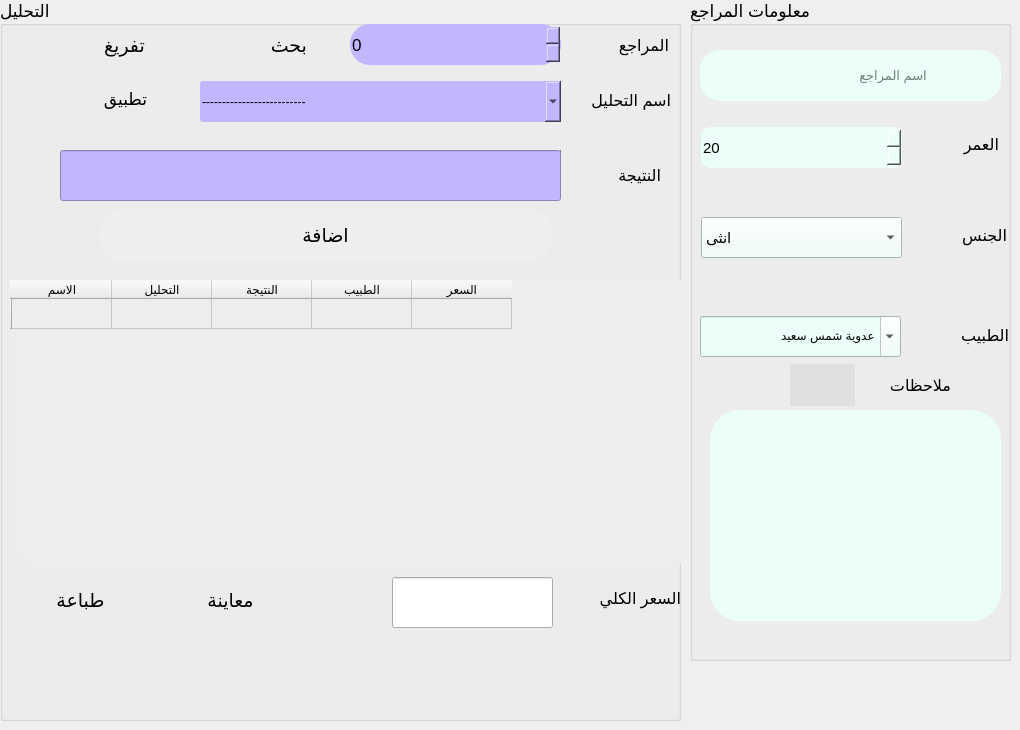
      <widget class="QWidget" name="tab_11">
       <attribute name="title">
        <string>البيع اليومي</string>
       </attribute>
       <widget class="QGroupBox" name="groupBox_6">
        <property name="enabled">
         <bool>true</bool>
        </property>
        <property name="geometry">
         <rect>
          <x>690</x>
          <y>0</y>
          <width>321</width>
          <height>661</height>
         </rect>
        </property>
        <property name="font">
         <font>
          <family>Segoe UI</family>
          <pointsize>13</pointsize>
          <weight>50</weight>
          <italic>false</italic>
          <bold>false</bold>
         </font>
        </property>
        <property name="styleSheet">
         <string notr="true"/>
        </property>
        <property name="title">
         <string>معلومات المراجع</string>
        </property>
        <widget class="QLabel" name="label_35">
         <property name="enabled">
          <bool>true</bool>
         </property>
         <property name="geometry">
          <rect>
           <x>10</x>
           <y>65</y>
           <width>101</width>
           <height>41</height>
          </rect>
         </property>
         <property name="text">
          <string/>
         </property>
        </widget>
        <widget class="QLineEdit" name="lineEdit_20">
         <property name="enabled">
          <bool>true</bool>
         </property>
         <property name="geometry">
          <rect>
           <x>10</x>
           <y>50</y>
           <width>301</width>
           <height>51</height>
          </rect>
         </property>
         <property name="font">
          <font>
           <family>Segoe UI</family>
           <pointsize>10</pointsize>
          </font>
         </property>
         <property name="styleSheet">
          <string notr="true">border-radius: 20px;
background-color: rgb(235, 255, 248);</string>
         </property>
         <property name="readOnly">
          <bool>false</bool>
         </property>
         <property name="placeholderText">
          <string>                    اسم المراجع</string>
         </property>
        </widget>
        <widget class="QComboBox" name="comboBox_14">
         <property name="enabled">
          <bool>true</bool>
         </property>
         <property name="geometry">
          <rect>
           <x>11</x>
           <y>217</y>
           <width>201</width>
           <height>41</height>
          </rect>
         </property>
         <property name="font">
          <font>
           <pointsize>11</pointsize>
          </font>
         </property>
         <property name="styleSheet">
          <string notr="true">background-color: rgb(235, 255, 248);</string>
         </property>
         <item>
          <property name="text">
           <string>انثى</string>
          </property>
         </item>
         <item>
          <property name="text">
           <string>ذكر</string>
          </property>
         </item>
        </widget>
        <widget class="QLabel" name="label_36">
         <property name="enabled">
          <bool>true</bool>
         </property>
         <property name="geometry">
          <rect>
           <x>256</x>
           <y>210</y>
           <width>61</width>
           <height>51</height>
          </rect>
         </property>
         <property name="font">
          <font>
           <family>Segoe UI</family>
           <pointsize>12</pointsize>
           <weight>50</weight>
           <bold>false</bold>
          </font>
         </property>
         <property name="text">
          <string>الجنس</string>
         </property>
        </widget>
        <widget class="QLabel" name="label_37">
         <property name="enabled">
          <bool>true</bool>
         </property>
         <property name="geometry">
          <rect>
           <x>258</x>
           <y>119</y>
           <width>51</width>
           <height>51</height>
          </rect>
         </property>
         <property name="font">
          <font>
           <family>Segoe UI</family>
           <pointsize>12</pointsize>
           <weight>50</weight>
           <bold>false</bold>
          </font>
         </property>
         <property name="text">
          <string>العمر</string>
         </property>
        </widget>
        <widget class="QLabel" name="label_38">
         <property name="enabled">
          <bool>true</bool>
         </property>
         <property name="geometry">
          <rect>
           <x>170</x>
           <y>360</y>
           <width>91</width>
           <height>51</height>
          </rect>
         </property>
         <property name="font">
          <font>
           <family>Segoe UI</family>
           <pointsize>12</pointsize>
           <weight>50</weight>
           <bold>false</bold>
          </font>
         </property>
         <property name="text">
          <string>ملاحظات</string>
         </property>
        </widget>
        <widget class="QSpinBox" name="spinBox_7">
         <property name="enabled">
          <bool>true</bool>
         </property>
         <property name="geometry">
          <rect>
           <x>11</x>
           <y>127</y>
           <width>201</width>
           <height>41</height>
          </rect>
         </property>
         <property name="font">
          <font>
           <pointsize>11</pointsize>
          </font>
         </property>
         <property name="styleSheet">
          <string notr="true">border-radius: 10px;
background-color: rgb(235, 255, 248);</string>
         </property>
         <property name="minimum">
          <number>-1000000</number>
         </property>
         <property name="maximum">
          <number>1000000</number>
         </property>
         <property name="value">
          <number>20</number>
         </property>
        </widget>
        <widget class="QComboBox" name="comboBox_15">
         <property name="enabled">
          <bool>true</bool>
         </property>
         <property name="geometry">
          <rect>
           <x>10</x>
           <y>316</y>
           <width>201</width>
           <height>41</height>
          </rect>
         </property>
         <property name="font">
          <font>
           <pointsize>11</pointsize>
          </font>
         </property>
         <property name="styleSheet">
          <string notr="true">background-color: rgb(235, 255, 248);</string>
         </property>
         <property name="editable">
          <bool>true</bool>
         </property>
         <item>
          <property name="text">
           <string>عدوية شمس سعيد</string>
          </property>
         </item>
         <item>
          <property name="text">
           <string>داود سلمان</string>
          </property>
         </item>
        </widget>
        <widget class="QTextEdit" name="textEdit">
         <property name="geometry">
          <rect>
           <x>20</x>
           <y>410</y>
           <width>291</width>
           <height>211</height>
          </rect>
         </property>
         <property name="font">
          <font>
           <family>Segoe UI</family>
           <pointsize>12</pointsize>
          </font>
         </property>
         <property name="styleSheet">
          <string notr="true">border-radius: 30px;
background-color: rgb(235, 255, 248);</string>
         </property>
        </widget>
        <widget class="QLabel" name="label_30">
         <property name="geometry">
          <rect>
           <x>216</x>
           <y>120</y>
           <width>41</width>
           <height>51</height>
          </rect>
         </property>
         <property name="styleSheet">
          <string notr="true">image: url(:/icons8-age-64 (1).png);</string>
         </property>
         <property name="text">
          <string/>
         </property>
        </widget>
        <widget class="QLabel" name="label_31">
         <property name="geometry">
          <rect>
           <x>217</x>
           <y>214</y>
           <width>41</width>
           <height>51</height>
          </rect>
         </property>
         <property name="styleSheet">
          <string notr="true">image: url(:/lavatory.png);</string>
         </property>
         <property name="text">
          <string/>
         </property>
        </widget>
        <widget class="QLabel" name="label_39">
         <property name="enabled">
          <bool>true</bool>
         </property>
         <property name="geometry">
          <rect>
           <x>258</x>
           <y>310</y>
           <width>61</width>
           <height>51</height>
          </rect>
         </property>
         <property name="font">
          <font>
           <family>Segoe UI</family>
           <pointsize>12</pointsize>
           <weight>50</weight>
           <bold>false</bold>
          </font>
         </property>
         <property name="text">
          <string>الطبيب</string>
         </property>
        </widget>
        <widget class="QLabel" name="label_32">
         <property name="geometry">
          <rect>
           <x>100</x>
           <y>364</y>
           <width>65</width>
           <height>42</height>
          </rect>
         </property>
         <property name="styleSheet">
          <string notr="true">image: url(:/icons8-notes-512 (1).png);
background-color: rgb(224, 224, 224);</string>
         </property>
         <property name="text">
          <string/>
         </property>
        </widget>
       </widget>
       <widget class="QGroupBox" name="groupBox_7">
        <property name="enabled">
         <bool>true</bool>
        </property>
        <property name="geometry">
         <rect>
          <x>0</x>
          <y>0</y>
          <width>681</width>
          <height>721</height>
         </rect>
        </property>
        <property name="font">
         <font>
          <family>Segoe UI</family>
          <pointsize>13</pointsize>
         </font>
        </property>
        <property name="title">
         <string>التحليل</string>
        </property>
        <widget class="QLabel" name="label_40">
         <property name="enabled">
          <bool>true</bool>
         </property>
         <property name="geometry">
          <rect>
           <x>570</x>
           <y>75</y>
           <width>101</width>
           <height>51</height>
          </rect>
         </property>
         <property name="font">
          <font>
           <family>Segoe UI</family>
           <pointsize>12</pointsize>
           <weight>50</weight>
           <bold>false</bold>
          </font>
         </property>
         <property name="text">
          <string>اسم التحليل</string>
         </property>
         <property name="openExternalLinks">
          <bool>true</bool>
         </property>
         <property name="textInteractionFlags">
          <set>Qt::LinksAccessibleByKeyboard|Qt::LinksAccessibleByMouse</set>
         </property>
        </widget>
        <widget class="QComboBox" name="comboBox_16">
         <property name="enabled">
          <bool>true</bool>
         </property>
         <property name="geometry">
          <rect>
           <x>200</x>
           <y>81</y>
           <width>361</width>
           <height>41</height>
          </rect>
         </property>
         <property name="font">
          <font>
           <family>Segoe UI</family>
           <pointsize>11</pointsize>
          </font>
         </property>
         <property name="styleSheet">
          <string notr="true">border-radius: 3px;
background-color: rgb(192, 183, 255);</string>
         </property>
         <property name="editable">
          <bool>true</bool>
         </property>
         <item>
          <property name="text">
           <string>--------------------------</string>
          </property>
         </item>
        </widget>
        <widget class="QLabel" name="label_41">
         <property name="enabled">
          <bool>true</bool>
         </property>
         <property name="geometry">
          <rect>
           <x>580</x>
           <y>150</y>
           <width>81</width>
           <height>51</height>
          </rect>
         </property>
         <property name="font">
          <font>
           <family>Segoe UI</family>
           <pointsize>12</pointsize>
           <weight>50</weight>
           <bold>false</bold>
          </font>
         </property>
         <property name="text">
          <string>النتيجة</string>
         </property>
        </widget>
        <widget class="QComboBox" name="comboBox_17">
         <property name="enabled">
          <bool>true</bool>
         </property>
         <property name="geometry">
          <rect>
           <x>60</x>
           <y>150</y>
           <width>501</width>
           <height>41</height>
          </rect>
         </property>
         <property name="styleSheet">
          <string notr="true">border-radius: 20px;
</string>
         </property>
        </widget>
        <widget class="QTableWidget" name="tableWidget_5">
         <property name="enabled">
          <bool>true</bool>
         </property>
         <property name="geometry">
          <rect>
           <x>10</x>
           <y>280</y>
           <width>681</width>
           <height>291</height>
          </rect>
         </property>
         <property name="font">
          <font>
           <pointsize>9</pointsize>
          </font>
         </property>
         <property name="styleSheet">
          <string notr="true">border-radius: 30px;
background-color: rgb(237, 237, 237);</string>
         </property>
         <row>
          <property name="text">
           <string/>
          </property>
         </row>
         <column>
          <property name="text">
           <string>الاسم</string>
          </property>
         </column>
         <column>
          <property name="text">
           <string>التحليل</string>
          </property>
         </column>
         <column>
          <property name="text">
           <string>النتيجة</string>
          </property>
         </column>
         <column>
          <property name="text">
           <string>الطبيب</string>
          </property>
         </column>
         <column>
          <property name="text">
           <string>السعر</string>
          </property>
         </column>
        </widget>
        <widget class="QPushButton" name="pushButton_17">
         <property name="enabled">
          <bool>true</bool>
         </property>
         <property name="geometry">
          <rect>
           <x>100</x>
           <y>210</y>
           <width>451</width>
           <height>51</height>
          </rect>
         </property>
         <property name="font">
          <font>
           <family>Segoe UI</family>
           <pointsize>14</pointsize>
          </font>
         </property>
         <property name="layoutDirection">
          <enum>Qt::LeftToRight</enum>
         </property>
         <property name="autoFillBackground">
          <bool>false</bool>
         </property>
         <property name="styleSheet">
          <string notr="true">border-radius: 20px;
background-color: rgb(238, 238, 238);</string>
         </property>
         <property name="text">
          <string>اضافة</string>
         </property>
         <property name="iconSize">
          <size>
           <width>50</width>
           <height>50</height>
          </size>
         </property>
         <property name="checkable">
          <bool>false</bool>
         </property>
        </widget>
        <widget class="QPushButton" name="pushButton_18">
         <property name="enabled">
          <bool>true</bool>
         </property>
         <property name="geometry">
          <rect>
           <x>10</x>
           <y>570</y>
           <width>141</width>
           <height>61</height>
          </rect>
         </property>
         <property name="font">
          <font>
           <family>Segoe UI</family>
           <pointsize>14</pointsize>
          </font>
         </property>
         <property name="styleSheet">
          <string notr="true">border-radius: 20px;
</string>
         </property>
         <property name="text">
          <string>طباعة</string>
         </property>
        </widget>
        <widget class="QLabel" name="label_44">
         <property name="enabled">
          <bool>true</bool>
         </property>
         <property name="geometry">
          <rect>
           <x>570</x>
           <y>573</y>
           <width>111</width>
           <height>51</height>
          </rect>
         </property>
         <property name="font">
          <font>
           <family>Segoe UI</family>
           <pointsize>12</pointsize>
           <weight>50</weight>
           <bold>false</bold>
          </font>
         </property>
         <property name="text">
          <string>السعر الكلي</string>
         </property>
        </widget>
        <widget class="QLineEdit" name="lineEdit_24">
         <property name="enabled">
          <bool>true</bool>
         </property>
         <property name="geometry">
          <rect>
           <x>392</x>
           <y>577</y>
           <width>161</width>
           <height>51</height>
          </rect>
         </property>
         <property name="font">
          <font>
           <family>Segoe UI</family>
          </font>
         </property>
         <property name="readOnly">
          <bool>true</bool>
         </property>
        </widget>
        <widget class="QLabel" name="label_54">
         <property name="enabled">
          <bool>true</bool>
         </property>
         <property name="geometry">
          <rect>
           <x>588</x>
           <y>20</y>
           <width>81</width>
           <height>51</height>
          </rect>
         </property>
         <property name="font">
          <font>
           <family>Segoe UI</family>
           <pointsize>12</pointsize>
           <weight>50</weight>
           <bold>false</bold>
          </font>
         </property>
         <property name="text">
          <string>المراجع</string>
         </property>
        </widget>
        <widget class="QSpinBox" name="spinBox">
         <property name="geometry">
          <rect>
           <x>350</x>
           <y>24</y>
           <width>211</width>
           <height>41</height>
          </rect>
         </property>
         <property name="font">
          <font>
           <family>Segoe UI</family>
           <pointsize>13</pointsize>
          </font>
         </property>
         <property name="styleSheet">
          <string notr="true">border-radius: 20px;
background-color: rgb(192, 183, 255);</string>
         </property>
         <property name="minimum">
          <number>-1</number>
         </property>
         <property name="maximum">
          <number>999999999</number>
         </property>
        </widget>
        <widget class="QPushButton" name="pushButton_30">
         <property name="enabled">
          <bool>true</bool>
         </property>
         <property name="geometry">
          <rect>
           <x>200</x>
           <y>20</y>
           <width>141</width>
           <height>51</height>
          </rect>
         </property>
         <property name="font">
          <font>
           <family>Segoe UI</family>
           <pointsize>14</pointsize>
          </font>
         </property>
         <property name="layoutDirection">
          <enum>Qt::RightToLeft</enum>
         </property>
         <property name="styleSheet">
          <string notr="true">border-radius: 20px;
</string>
         </property>
         <property name="text">
          <string>       بحث</string>
         </property>
         <property name="iconSize">
          <size>
           <width>35</width>
           <height>35</height>
          </size>
         </property>
        </widget>
        <widget class="QPushButton" name="pushButton_31">
         <property name="enabled">
          <bool>true</bool>
         </property>
         <property name="geometry">
          <rect>
           <x>55</x>
           <y>74</y>
           <width>141</width>
           <height>51</height>
          </rect>
         </property>
         <property name="font">
          <font>
           <family>Segoe UI</family>
           <pointsize>13</pointsize>
          </font>
         </property>
         <property name="styleSheet">
          <string notr="true">border-radius: 20px;
</string>
         </property>
         <property name="text">
          <string>تطبيق</string>
         </property>
        </widget>
        <widget class="QPushButton" name="pushButton_32">
         <property name="enabled">
          <bool>true</bool>
         </property>
         <property name="geometry">
          <rect>
           <x>330</x>
           <y>579</y>
           <width>51</width>
           <height>51</height>
          </rect>
         </property>
         <property name="font">
          <font>
           <family>Segoe UI</family>
           <pointsize>13</pointsize>
          </font>
         </property>
         <property name="styleSheet">
          <string notr="true">border-radius: 20px;
</string>
         </property>
         <property name="text">
          <string/>
         </property>
         <property name="icon">
          <iconset resource="icons.qrc">
           <normaloff>:/view.png</normaloff>:/view.png</iconset>
         </property>
        </widget>
        <widget class="QPushButton" name="pushButton_34">
         <property name="enabled">
          <bool>true</bool>
         </property>
         <property name="geometry">
          <rect>
           <x>160</x>
           <y>570</y>
           <width>141</width>
           <height>61</height>
          </rect>
         </property>
         <property name="font">
          <font>
           <family>Segoe UI</family>
           <pointsize>14</pointsize>
          </font>
         </property>
         <property name="styleSheet">
          <string notr="true">border-radius: 20px;
</string>
         </property>
         <property name="text">
          <string>معاينة</string>
         </property>
        </widget>
        <widget class="QPushButton" name="pushButton_35">
         <property name="enabled">
          <bool>true</bool>
         </property>
         <property name="geometry">
          <rect>
           <x>54</x>
           <y>20</y>
           <width>141</width>
           <height>51</height>
          </rect>
         </property>
         <property name="font">
          <font>
           <family>Segoe UI</family>
           <pointsize>14</pointsize>
          </font>
         </property>
         <property name="styleSheet">
          <string notr="true">border-radius: 20px;
</string>
         </property>
         <property name="text">
          <string>تفريغ</string>
         </property>
        </widget>
        <widget class="QDoubleSpinBox" name="doubleSpinBox_7">
         <property name="geometry">
          <rect>
           <x>60</x>
           <y>150</y>
           <width>501</width>
           <height>51</height>
          </rect>
         </property>
         <property name="styleSheet">
          <string notr="true">border-radius: 20px;
</string>
         </property>
         <property name="minimum">
          <double>-1111111111111.000000000000000</double>
         </property>
         <property name="maximum">
          <double>10000000000000000000.000000000000000</double>
         </property>
        </widget>
        <widget class="QLineEdit" name="lineEdit_21">
         <property name="enabled">
          <bool>true</bool>
         </property>
         <property name="geometry">
          <rect>
           <x>60</x>
           <y>150</y>
           <width>501</width>
           <height>51</height>
          </rect>
         </property>
         <property name="font">
          <font>
           <family>Segoe UI</family>
           <pointsize>10</pointsize>
          </font>
         </property>
         <property name="styleSheet">
          <string notr="true">background-color: rgb(192, 183, 255);</string>
         </property>
        </widget>
        <widget class="QLabel" name="label_29">
         <property name="geometry">
          <rect>
           <x>210</x>
           <y>30</y>
           <width>61</width>
           <height>31</height>
          </rect>
         </property>
         <property name="styleSheet">
          <string notr="true">image: url(:/icons8-search-512.png);

</string>
         </property>
         <property name="text">
          <string/>
         </property>
        </widget>
       </widget>
      </widget>
